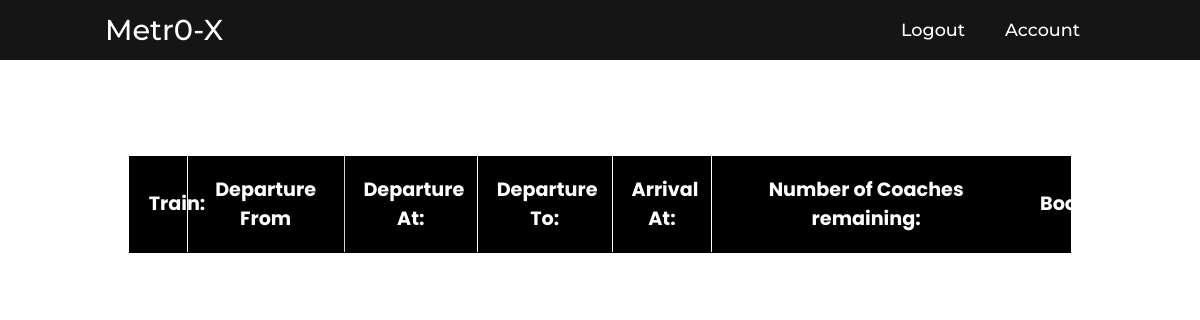
The page /sched/Monday (signed in) on the database as committed earlier.
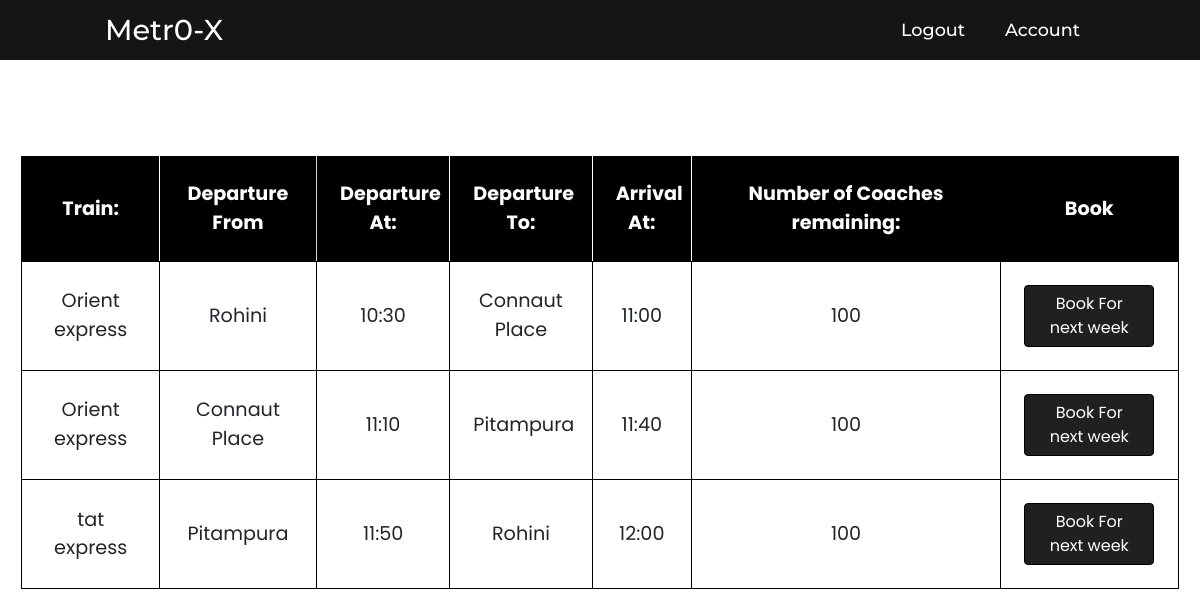
The same page on the database as committed later.
### Bytes/models.py (models this page shows, shortened)
class Time(db.Model):
    __tablename__ = 'date'
    id = db.Column(db.Integer , primary_key = True)
    start = db.Column(db.DateTime)
    end = db.Column(db.DateTime)
    start_place = db.Column(db.String)
    end_place = db.Column(db.String)
    seats = db.Column(db.Integer)
    trainid = db.Column(db.Integer , db.ForeignKey('train.id'))
    price = db.Column(db.Integer , nullable = True)

class Train(db.Model):
    __tablename__ = 'train'
    id = db.Column(db.Integer , primary_key = True)
    name = db.Column(db.String)
    date = db.relationship('Time' , backref = 'train' , lazy = 'dynamic')

### app.py (the view)
@app.route('/sched/<day>' , methods = ['GET' , 'POST' ])
@login_required
def sched(day):
    time = Time.query.order_by(Time.start.asc())
    m = []
    x = datetime.datetime.now()
    week = {'Monday' : 1,'Tuesday' : 2,'Wednesday' : 3,'Thursday' : 4,'Friday' : 5,'Saturday' : 6,'Sunday' : 7}
    for t in time:
        if week[t.start.strftime('%A')] == week[x.strftime('%A')]:
            t.seats = 100
            db.session.commit()
        if t.start.strftime('%A') == day:
            m.append(t)
    return render_template('sched.htm' , m = m , x = x , week = week)

### Bytes/models.py (called while the page is built)
@login_manager.user_loader
def load_user(user_id):
    return User.query.get(user_id)

### Bytes/templates/sched.htm (shortened to what this page needs)
{%extends 'base.htm'%}
{%block content%}
<center>
<table class="animate__animated animate__fadeInUpBig">
  <th style="border-right-color: white;">
      Train:
  </th>
    <th style="border-right-color: rgb(212, 212, 212);">
        Departure From
    </th>
    <th style="border-right-color: white;">
        Departure At:
    </th>
    <th style="border-right-color: white;">
        Departure To:
    </th>
    <th style="border-right-color: white;">
        Arrival At:
    </th>
    <th style="border-left-color: white;">
        Number of Coaches remaining:
    </th>
    <th style="border-left-color: white;">
      Book
    </th>
    {%for t in m%}
    <tr>
        <td>{{t.train.name}}</td>
        <td>{{t.start_place}}</td>
        <td>{{t.start.strftime('%H:%M')}}</td>
        <td>{{t.end_place}}</td>
        <td>{{t.end.strftime('%H:%M')}}</td>
        <td>{{t.seats}}</td>
        <td>
          {%if t.seats == 0%}
            <h3>Booked</h3>
          {%elif week[t.start.strftime('%A')] <= week[x.strftime('%A')]%}
            <a class="btn btn-primary book" href="{{url_for('ppl' , timeid = t.id)}}">Book For next week</a>
          {%else%}
          <a class="btn btn-primary book" href="{{url_for('ppl' , timeid = t.id)}}">Book</a>
          {%endif%}
        </td>
    </tr>
    {%endfor%}
</table>
</center>
{%endblock%}

### Bytes/templates/base.htm (shortened to what this page needs)
<!DOCTYPE html>
<html>
<head>
  <link
  rel="stylesheet"
  href="https://cdnjs.cloudflare.com/ajax/libs/animate.css/4.0.0/animate.min.css"
/>
    <link rel="stylesheet" href="https://cdnjs.cloudflare.com/ajax/libs/font-awesome/4.7.0/css/font-awesome.min.css">
    <link href="https://unpkg.com/aos@2.3.1/dist/aos.css" rel="stylesheet">
    <link rel="stylesheet" href="https://stackpath.bootstrapcdn.com/bootstrap/4.5.0/css/bootstrap.min.css">
    <link rel="stylesheet" type="text/css" media="screen" href="{{url_for('static', filename="remote.css")}}">
  </head>
<body>
  <nav>
    <a href="{{url_for('index')}}">
    <h1 class="logo" >
      Metr0-X
    </h1></a>
     <ul>
      {%if current_user.is_authenticated%}
      <li><a class="links" href="{{url_for('logout')}}">Logout</a></li>
      <li><a class="links" href="{{url_for('account')}}">Account</a></li>
      {%else%}
      <li><a class="links nav-item active" href="{{url_for('register')}}">Register</a></li>
      <li><a class="links nav-item active" href="{{url_for('login')}}">Login</a></li>
      {%endif%}
    </ul>
</nav>
<br><br><br>
  {%block content%}
  {%endblock%}
</body>

### Bytes/static/remote.css (style rules this page uses)
html { scroll-behavior: smooth; }
body { font-family: 'Poppins', sans-serif; margin: 0; overflow-x: hidden; padding: 0; }
h1, h2, h3, h4, h5 { font-family: 'Montserrat', sans-serif; }
nav { position: fixed; top: 0; left: 0; width: 100%; height: 60px; padding: 10px 100px; box-sizing: border-box; background: rgba(0, 0, 0, 0.918); z-index: 900; transition: 0.5s; }
nav .logo { float: left; color: white; margin: 5px; padding: 0; font-family: 'Montserrat', sans-serif; font-size: 180%; line-height: 30px; }
nav ul { float: right; margin: 0; padding: 0; display: flex; list-style-type: none; }
nav ul li a { line-height: 40px; color: white; padding: 5px 20px; text-decoration: none; transition: .5s; font-family: 'Montserrat', sans-serif; }
.links { font-weight: 500; font-size: 110%; color: white; }
td,th { border: 1px solid black; padding: 2%; }
th { color: white; background-color: black; }
table { text-align: center; font-size: larger; margin-top: 7%; }

### Bytes/templates/sched.htm (style rules this page uses)
body { overflow-y: hidden !important; }
.book { background-color: rgb(32, 32, 32); border-color: black; }

Rows that differ between the two databases and show on the page:
added Time: train.name "Orient express", start_place "Rohini", start "10:30", end_place "Connaut Place", end "11:00", seats "100"
added Time: train.name "Orient express", start_place "Connaut Place", start "11:10", end_place "Pitampura", end "11:40", seats "100"
added Time: train.name "tat express", start_place "Pitampura", start "11:50", end_place "Rohini", end "12:00", seats "100"
